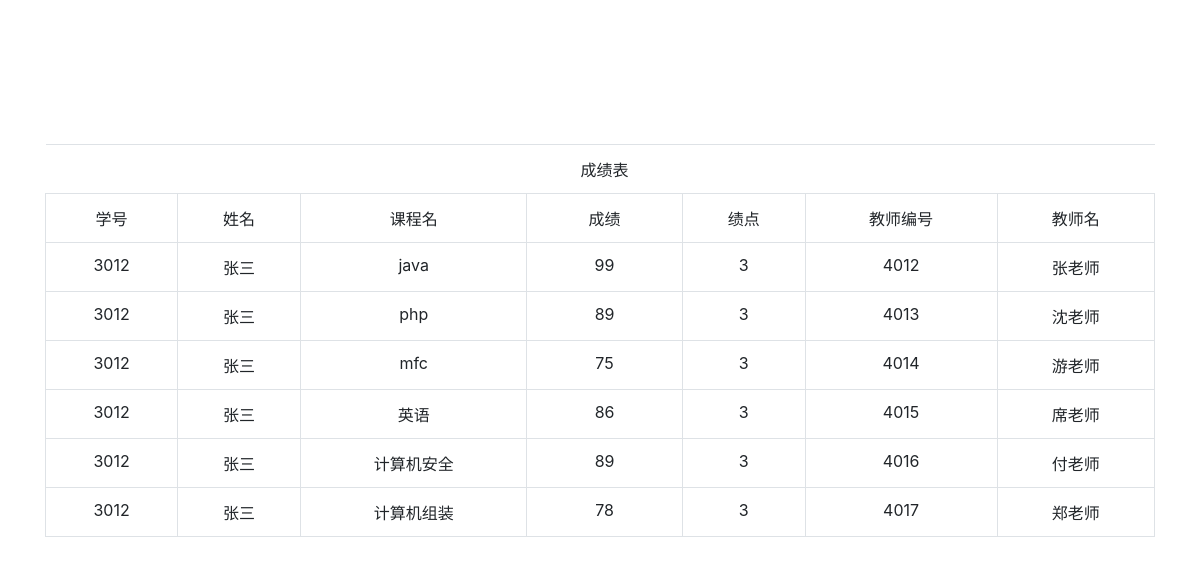
Page /StuSoc.php (signed in) on the committed database.
### tables this page shows
CREATE TABLE IF NOT EXISTS `stusocre` (
  `Uid` int(11) DEFAULT NULL,
  `Uname` varchar(50) DEFAULT NULL,
  `Cname` varchar(50) DEFAULT NULL,
  `Csoc` int(11) DEFAULT NULL,
  `Cfen` int(11) DEFAULT NULL,
  `Tid` int(11) DEFAULT NULL,
  `Tname` varchar(50) DEFAULT NULL
);

### StuSoc.php (the view, shortened to what this page needs)
<?php
$user=$_SESSION['user'];
require_once "conn.php";
?>
<html>
<head>
    <link rel="stylesheet" href="css/bootstrap.min.css">
</head>
<body>
<div class="container">
    <?php
    $sql="select * from stusocre where Uid = '$user'";
    $result=mysqli_query($link,$sql);
    if ($result->num_rows > 0) {
        echo "<table align='center' class='table 'id='timetable'>";
        echo "<tr align='center'><td></td><td></td><td></td><td>成绩表</td><td></td><td></td><td></td></tr>";
        echo "<tr align='center' class='table-bordered'><td>学号</td><td>姓名</td><td>课程名</td><td>成绩</td><td>绩点</td><td>教师编号</td><td>教师名</td></tr>";
        while ($row = $result->fetch_assoc()) {
            echo "<tr align='center' class='table-bordered'> <td> " . $row["Uid"] . "</td><td>" . $row["Uname"]. "</td><td> " . $row["Cname"]. " </td><td>" . $row["Csoc"] . "</td><td>".$row["Cfen"]."</td><td>".$row["Tid"]."</td><td>".$row["Tname"]."</td><br>";
        }
    }
    echo "</table>";
    ?>
</div>
</body>
</html>

### rows in the picture
stusocre: Uid "3012", Uname "张三", Cname "java", Csoc "99", Cfen "3", Tid "4012", Tname "张老师"
stusocre: Uid "3012", Uname "张三", Cname "php", Csoc "89", Cfen "3", Tid "4013", Tname "沈老师"
stusocre: Uid "3012", Uname "张三", Cname "mfc", Csoc "75", Cfen "3", Tid "4014", Tname "游老师"
stusocre: Uid "3012", Uname "张三", Cname "英语", Csoc "86", Cfen "3", Tid "4015", Tname "席老师"
stusocre: Uid "3012", Uname "张三", Cname "计算机安全", Csoc "89", Cfen "3", Tid "4016", Tname "付老师"
stusocre: Uid "3012", Uname "张三", Cname "计算机组装", Csoc "78", Cfen "3", Tid "4017", Tname "郑老师"
